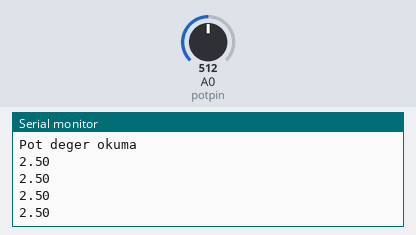
The sketch below on a simulated Arduino Uno, built with avr-gcc and run on an emulated ATmega328P. Parts: the last lines printed to the serial monitor. The test bench sets the inputs (shaded band); at power-on: A0 (potpin) = 512.

Above: at 1.2 s.
1.3 s: A0 (potpin) set to 716
At 1.71 s:
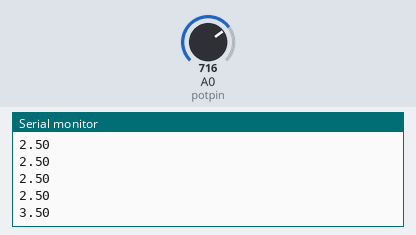
2.8 s: A0 (potpin) set to 900
At 2.91 s:
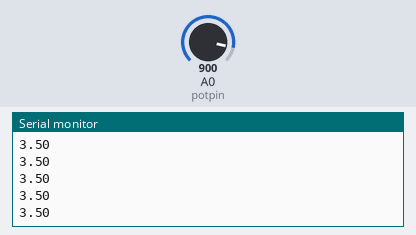
Timing chart, 0 to 5.8 s (numbered marks = the images above; inputs shaded):
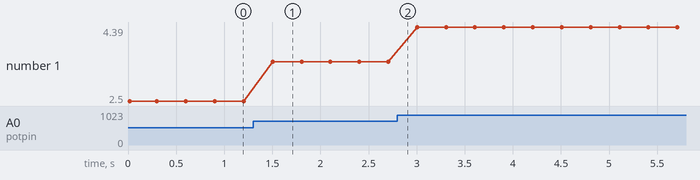

The sketch:

potansiyometre.ino
```cpp
#define potpin A0

int deger=0;
float gerilim=0;
void setup() {

  Serial.begin(9600);
  Serial.println("Pot deger okuma");

}

void loop() {

  deger = analogRead(potpin);
  gerilim = (5.00/1024.00)*deger;
  Serial.println(gerilim);
  delay(300);


}
```

Measured:
- after the input at 1.3 s, the serial monitor: prints a new line after 0.20 s (image 1)
- plotted number 1: 2.5 → 3.5 after the input at 1.3 s, 3.5 → 4.39 after the input at 2.8 s
